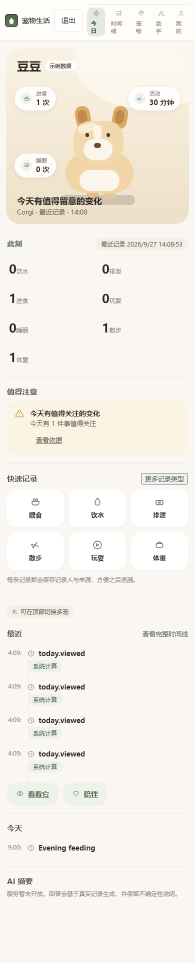
#> input picture artifacts/r2p/playwright/today-390.png, 390 x 1925 px, found by its file name (shown at 1/2 size)
$ python build-r2p3d-r1-before-after.py
#> lines starting #> are read from the running program, lines starting #| are printed output that depends on the picture
"""build-r2p3d-r1-before-after.py — v0.2.1 vs R2P3D-R1 comparison sheet.

Left column: the approved v0.2.1-era web baselines (artifacts/visual-v3-approved,
warm living holographic UI); right column: the new R2P3D-R1 Android emulator
captures. Honest pairing: web 390px baseline vs Android 1080x2400 capture are
different form factors, so the sheet labels each source and compares the page
direction, not pixel equality.

Run: python scripts/twin/build-r2p3d-r1-before-after.py
"""

from __future__ import annotations

from pathlib import Path

from PIL import Image, ImageDraw

REPO = Path(__file__).resolve().parents[2]
BEFORE = REPO / "artifacts" / "visual-v3-approved"
AFTER = REPO / "artifacts" / "r2p3d-r1" / "android" / "screens"
OUT = REPO / "artifacts" / "r2p3d-r1" / "android"

PAIRS = [
    ("today", "today-390.png", "01_today.png"),
    ("pet", "pet-390.png", "03_pet.png"),
    ("life-view", "life-view-390.png", "04_lifeview_a.png"),
]

CELL_W, CELL_H = 320, 700
COLS = 2
HEADER = 64


def fit(path: Path) -> Image.Image:
    im = Image.open(path).convert("RGB")
#> im is the input picture: PIL image 390x1925 RGB; mean R, G, B 244.8, 240.7, 232.9
    im.thumbnail((CELL_W, CELL_H), Image.LANCZOS)
#> im: PIL image 142x700 RGB
    bg = Image.new("RGB", (CELL_W, CELL_H), (23, 19, 16))
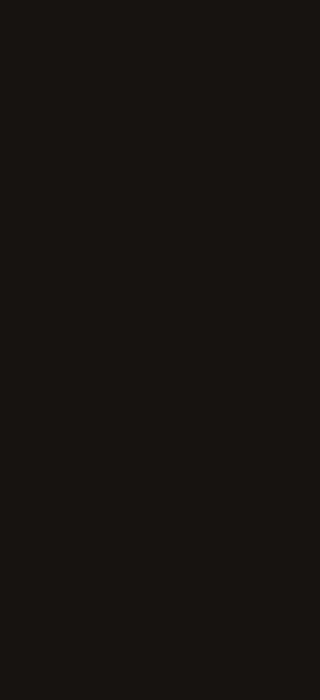
#> bg: PIL image 320x700 RGB; mean R, G, B 23, 19, 16
    x = (CELL_W - im.width) // 2
#> x = 89
    y = (CELL_H - im.height) // 2
#> y = 0
    bg.paste(im, (x, y))
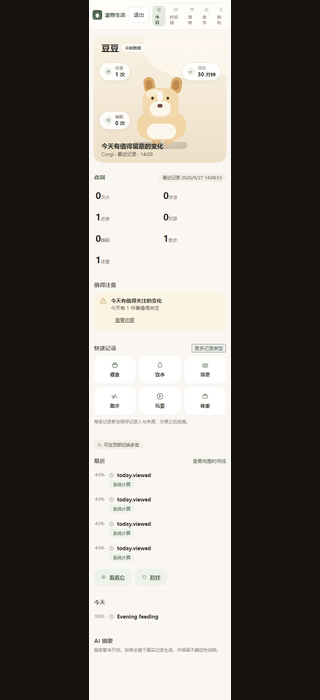
#> bg: PIL image 320x700 RGB; mean R, G, B 121.4, 117.3, 112.2
    return bg


def main() -> int:
    W = COLS * CELL_W
    H = HEADER + len(PAIRS) * (CELL_H + 30)
    sheet = Image.new("RGB", (W, H), (23, 19, 16))
    d = ImageDraw.Draw(sheet)
    d.text((12, 12), "v0.2.1 vs R2P3D-R1 — 视觉方向对比（左=已批准 v0.2.1 基线(web)，右=R2P3D-R1 Android 捕获）", fill=(250, 246, 239))
    d.text((CELL_W + 12, 34), "R2P3D-R1 (Android emulator, 真实捕获)", fill=(200, 190, 175))
    for i, (label, before, after) in enumerate(PAIRS):
        y = HEADER + i * (CELL_H + 30)
        sheet.paste(fit(BEFORE / before), (0, y))
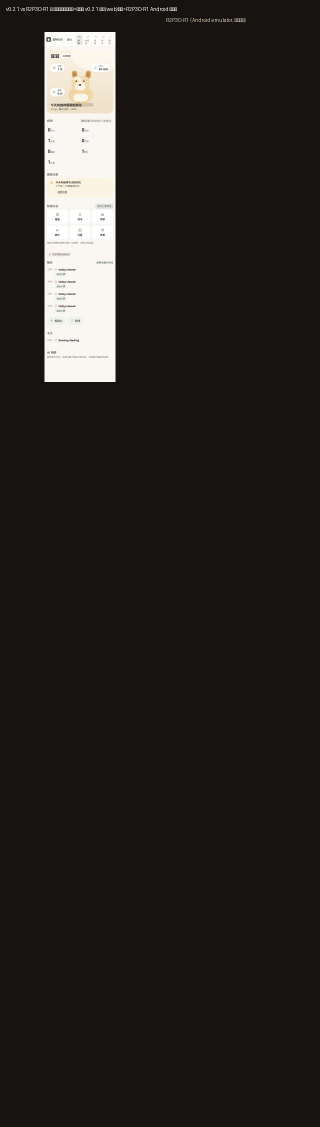
#> sheet: PIL image 640x2254 RGB (shown at 1/2 size); mean R, G, B 38.5, 34.5, 31.1
        sheet.paste(fit(AFTER / after), (CELL_W, y))
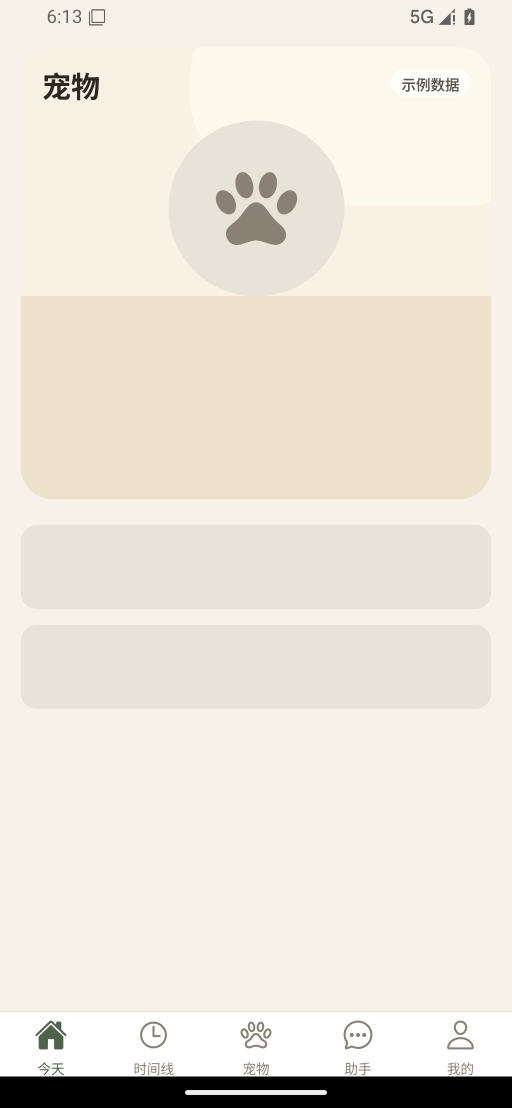
#> input picture artifacts/r2p/core/01_today.png, 1024 x 2216 px, found by its file name (shown at 1/2 size)
#> in fit (call 2), `im.thumbnail((CELL_W, CELL_H), Image.LANCZOS)`:
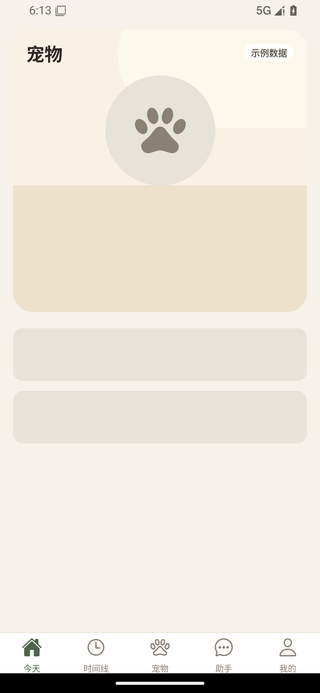
#> im: PIL image 320x693 RGB; mean R, G, B 234.8, 229, 218.1
#> in fit (call 2), `bg.paste(im, (x, y))`:
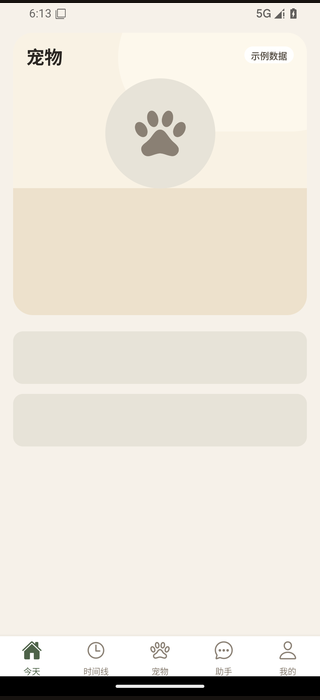
#> bg: PIL image 320x700 RGB; mean R, G, B 232.7, 226.9, 216.1
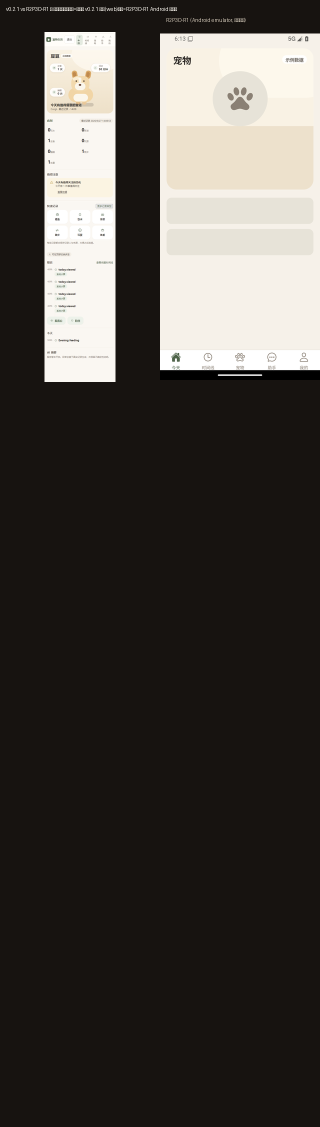
#> sheet: PIL image 640x2254 RGB (shown at 1/2 size); mean R, G, B 71, 66.7, 62.2
        d.text((12, y + CELL_H + 4), f"{label} — v0.2.1 baseline", fill=(200, 190, 175))
        d.text((CELL_W + 12, y + CELL_H + 4), f"{label} — R2P3D-R1", fill=(200, 190, 175))
#> pass 2 of the loop in main, `for i, (label, before, after) in enumerate(PAIRS):`:
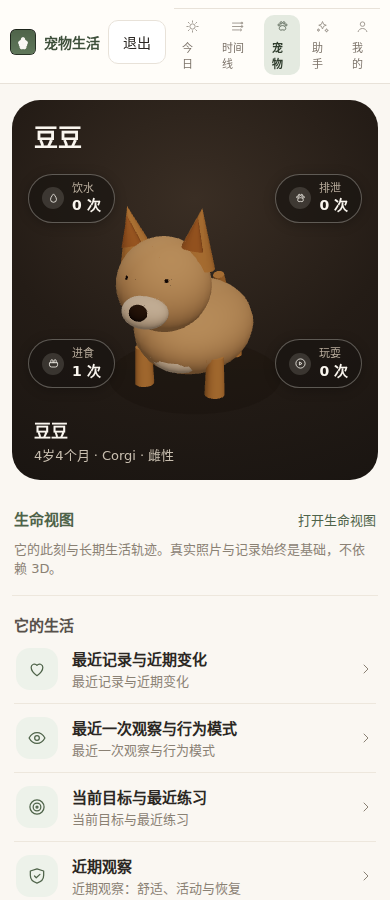
#> input picture artifacts/visual-v3-approved/pet-390.png, 390 x 900 px
#> in fit, im is the input picture: PIL image 390x900 RGB; mean R, G, B 168.4, 162.2, 154.8
#> in fit (call 3), `bg.paste(im, (x, y))`:
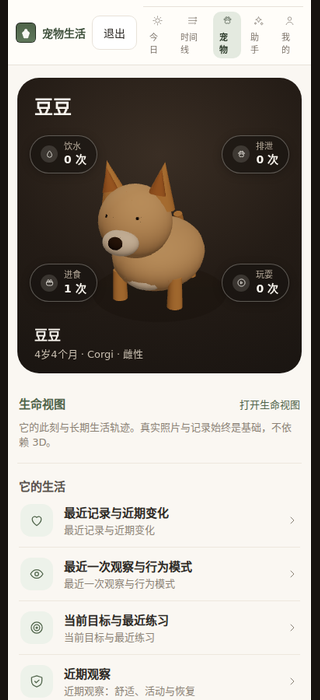
#> bg: PIL image 320x700 RGB; mean R, G, B 160.6, 154.5, 147.4
#> in main, `sheet.paste(fit(BEFORE / before), (0, y))`:
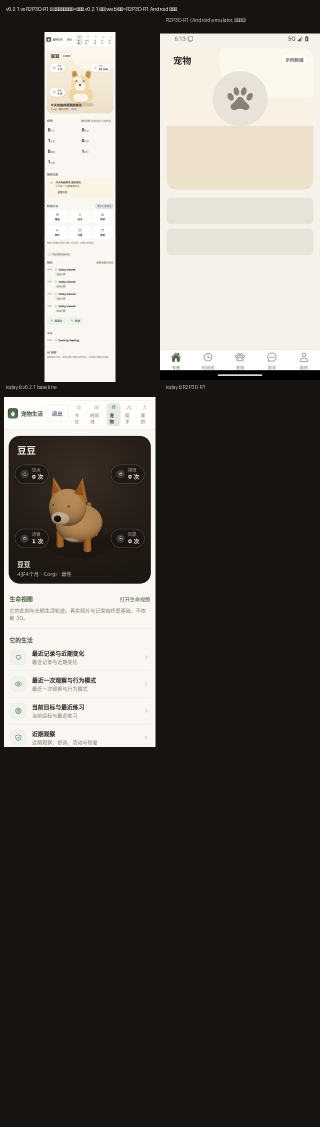
#> sheet: PIL image 640x2254 RGB (shown at 1/2 size); mean R, G, B 92.4, 87.8, 82.6
    out = OUT / "v0.2.1_vs_R2P3D_R1.png"
    sheet.save(out)
    print(f"wrote {out} ({sheet.size})")
    return 0


if __name__ == "__main__":
#> (the run stopped early here; a loop or call above may not have finished)
